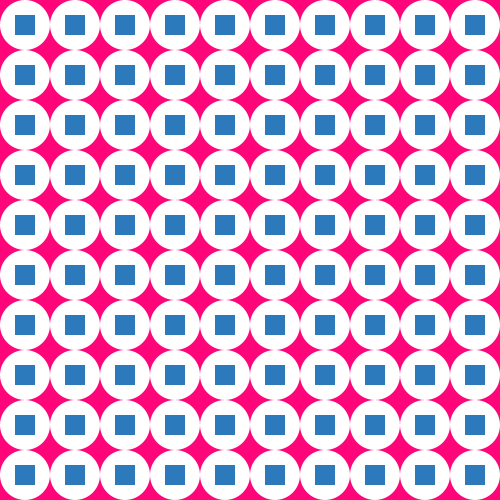
Frame 1 (no input)
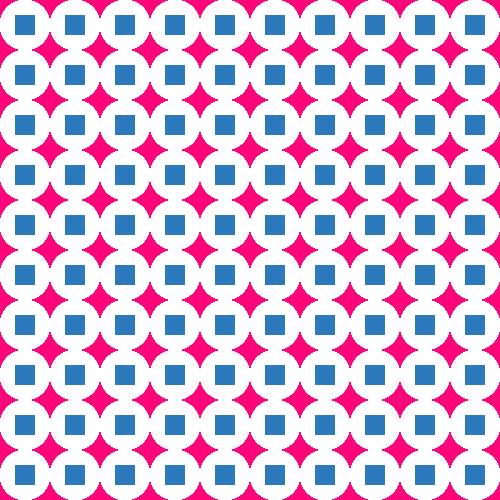
Frame 60 (the mouse pressed at the canvas centre just before this capture)
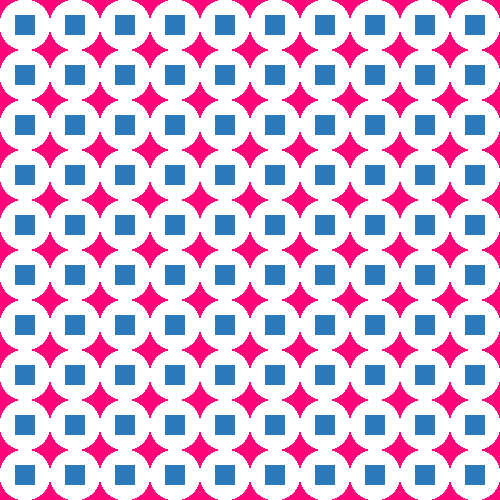
Frame 120 (the mouse held since frame 60 and released just before this capture)

The Processing sketch that drew these frames (run headless with seeded random() and noise(); from frame 60 on, the mouse is pressed at the canvas centre):

// Processing sketch: processing_86363
// ── processing_86363.pde



void setup () {

  rectMode (CENTER);
  
  size (500,500);

background(#FF057A);
noStroke();
smooth();}

void draw (){


//pour faire une ligne d'ellipses, j'ajoute 50 pixels à la coordonnée x
/*
ellipse(25,25,50,50);
ellipse(75,25,50,50);
ellipse(125,25,50,50);
ellipse(475,25,50,50);
*/

/*Ci-dessous la même opération avec des variables. "for" met une condition,
ici, si la position x (nommée ici "posx") est égale à 25, que celle-ci a une
valeur inférieure ou égale à 475 (qui correspond au cadre, moins le rayon de
l'ellipse), que 
*/

for (int posx=25; posx<=475; posx=posx+50) {
  for (int posy=25; posy<=475; posy=posy+50) {
  
    fill(255);
 ellipse (posx,posy,50,50);
 fill (#2C7ABC);
 rect (posx,posy,20,20);
    }
  }
}
